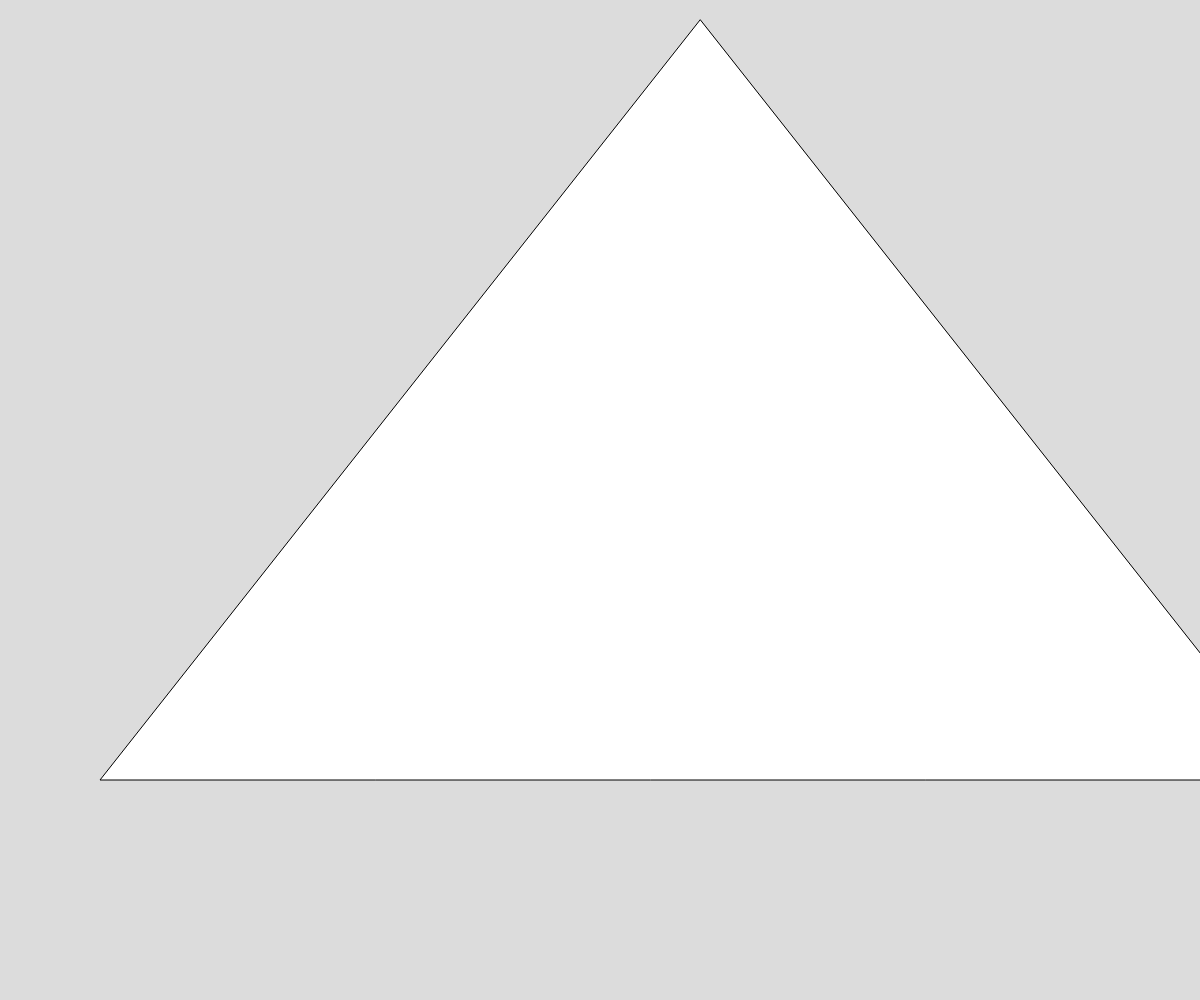
Frame 1 (no input)
Frame 60 (no input): identical to frame 1, image omitted
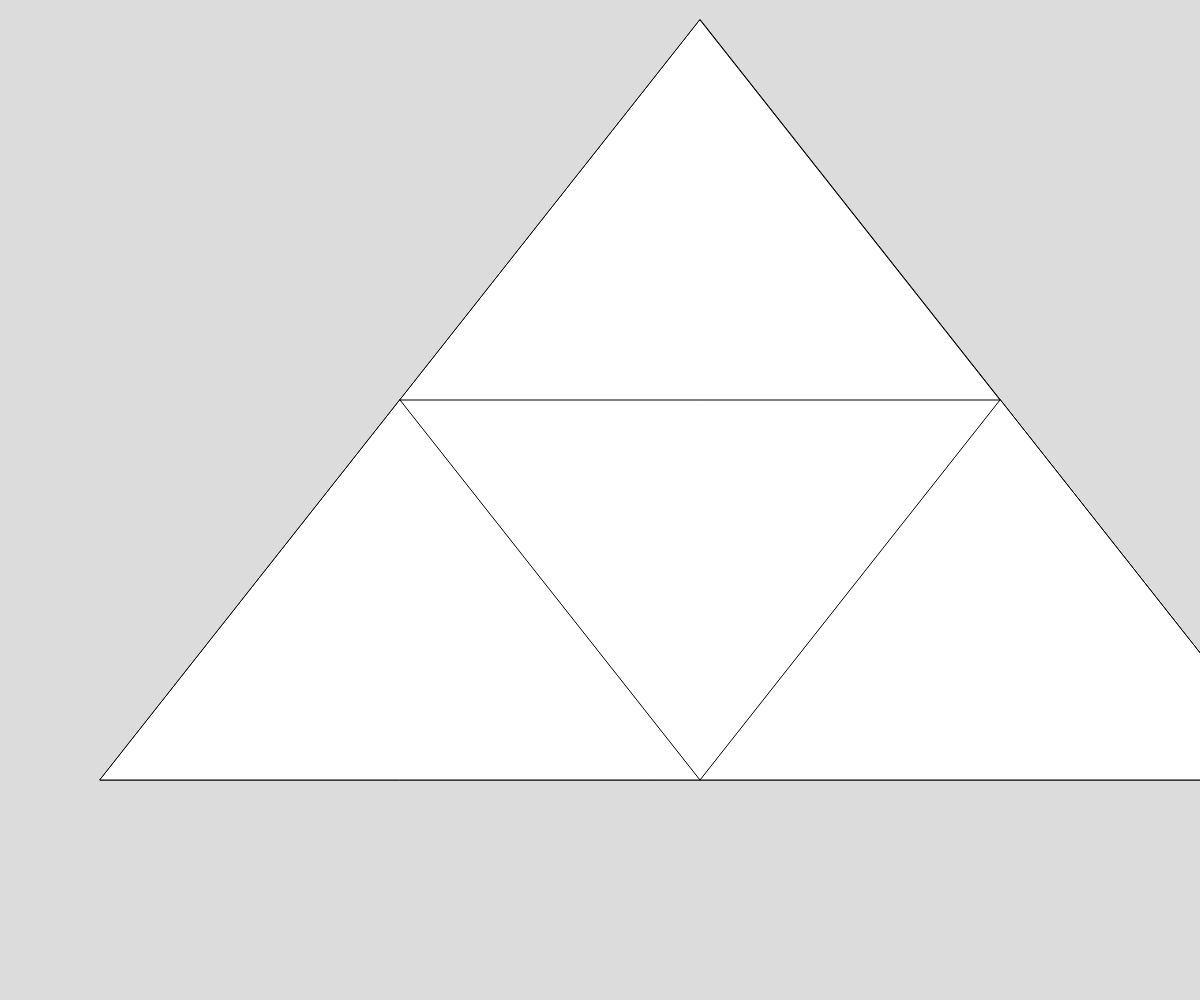
Frame 120 (the mouse pressed at the canvas centre since frame 60)

The p5.js sketch that drew these frames (run headless with seeded random() and noise() and a simulated clock; from frame 60 on, the mouse is pressed at the canvas centre):

// p5.js sketch
// ── sketch.js
// Project Title
// Your Name
// Date
//
// Extra for Experts:
// - describe what you did to take this project "above and beyond"

let initialTriangle, depth;

function setup() {
  createCanvas(windowWidth, windowHeight);
  initialTriangle = [
    {x: 700, y: 20},
    {x: 100, y: 780},
    {x: 1300, y: 780}
  ];
  depth = 0;
}

function draw() {
  background(220);
  sierpinski(initialTriangle, depth);
}

function sierpinski(points, depth) {
  triangle(points[0].x, points[0].y, points[1].x, points[1].y, points[2].x, points[2].y);

  if (depth > 0) {
    sierpinski([midpoint(points[0], points[1]), midpoint(points[1], points[2]), points[1]], depth-1);
    sierpinski([midpoint(points[0], points[1]), midpoint(points[0], points[2]), points[0]], depth-1);
    sierpinski([midpoint(points[0], points[2]), midpoint(points[1], points[2]), points[2]], depth-1);
  }
  
}

function midpoint(point1, point2) {
  let x = (point1.x + point2.x) /2;
  let y = (point1.y + point2.y) /2;
  return {x: x, y: y};
}

function mousePressed() {
  if (depth < 7) {
    depth++;
  }
}
